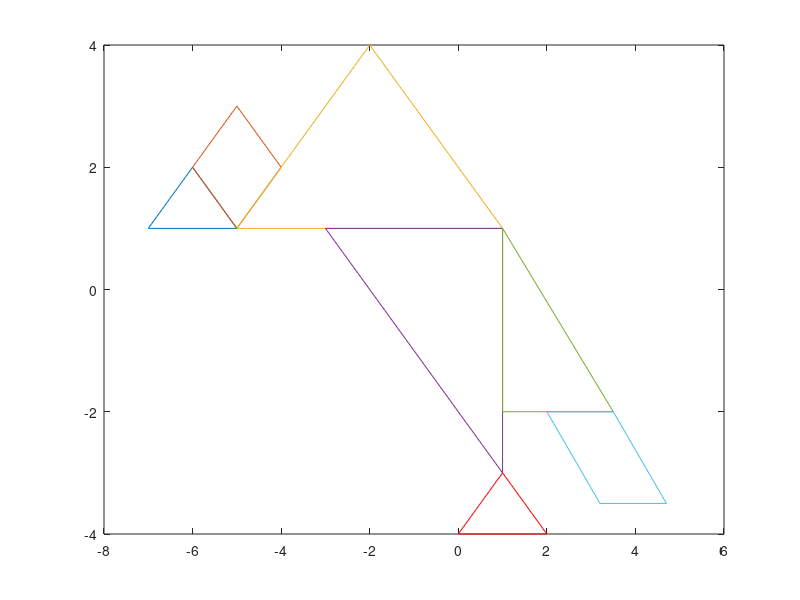

Here is the MATLAB script that generated this plot:
clf
x=[-5 -7 -6 -5];
y=[1 1 2 1];

x1=[-5 -6 -5 -4 -5];
y1=[1 2 3 2 1];

x2=[-5 -2 1 -5];
y2=[1 4 1 1];

x3=[1 -3 1 1];
y3=[1 1 -3 1];

x4=[1 1 3.5 1];
y4=[1 -2 -2 1];

x5=[3.5 2  3.2 4.7 3.5];
y5=[-2 -2 -3.5 -3.5 -2];

x6=[1 0 2 1];
y6=[-3 -4 -4 -3];

plot(x,y,x1,y1,x2,y2,x3,y3,x4,y4,x5,y5,x6,y6,'r');
axis ("auto","normal");
